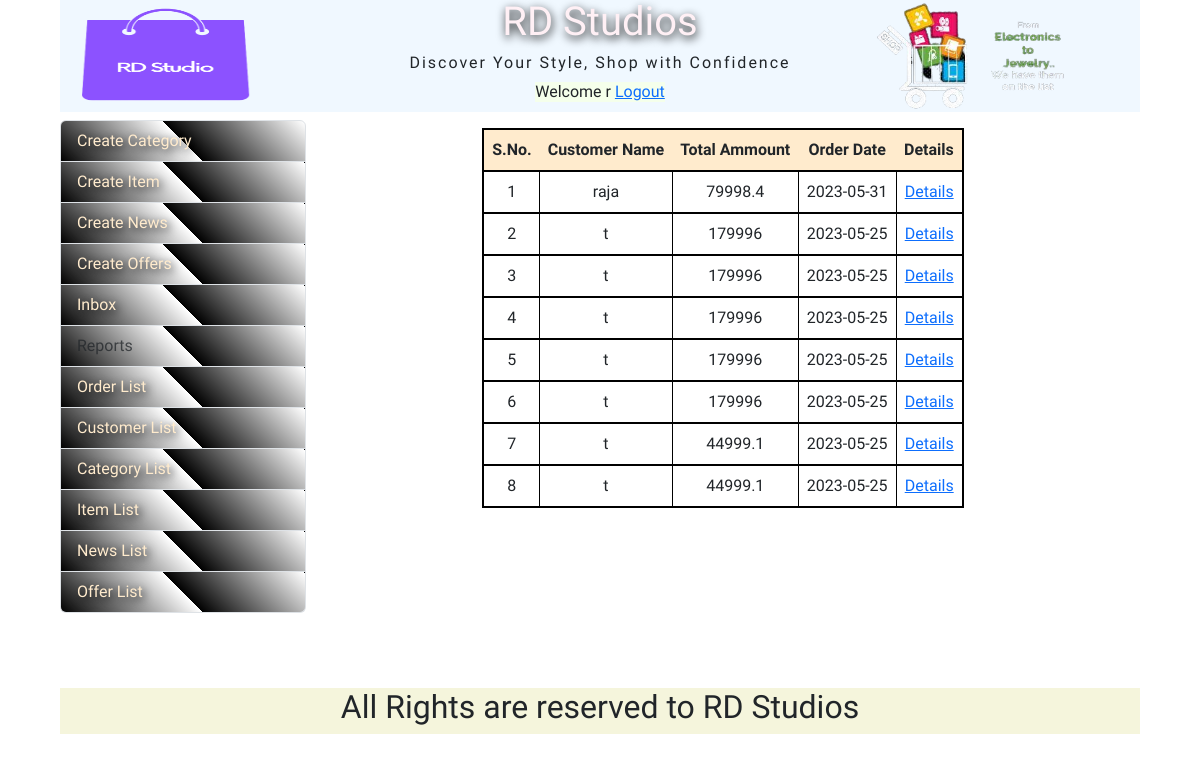
Page /orderDetails.php (signed in) on the committed database.
### tables this page shows
CREATE TABLE IF NOT EXISTS `order_main` (
  `order_id` int(11) NOT NULL AUTO_INCREMENT,
  `user_name` varchar(30) NOT NULL,
  `shipping_address` text NOT NULL,
  `total_amount` float NOT NULL,
  `order_date` date NOT NULL,
  `order_status` varchar(30) NOT NULL,
  `last_update_date` date NOT NULL,
  PRIMARY KEY (`order_id`)
);

### orderDetails.php (the view, shortened to what this page needs)
<?php
require_once("header.php");
?>
<div id="container">
<div id="adminArea" class="row">
<div id="leftAdminArea">
    <?php
     require_once("adminMenu.php");
    ?>
</div>
<div id="rightAdminArea">
    <?php
    require_once("dbconnect.php");
    $sql = "SELECT * FROM `order_main` ORDER BY `order_date`DESC ";
    $rsNews = mysqli_query($con, $sql) or die("Query Error -1");
    ?>
    <table id="displayCartInfoTable">
        <tr>
            <th>S.No.</th>
            <th>Customer Name</th>
            <th>Total Ammount</th>
            <th>Order Date</th>
            <th>Details</th>
        </tr>
        <?php
        $cnt = 0;
        while ($row = mysqli_fetch_array($rsNews)) {
            $id=$row['order_id'];
            $cnt++;
            echo("<tr>");
            echo("<td>$cnt</td>");
            echo("<td>{$row['user_name']}</td>");
            echo("<td>{$row['total_amount']}</td>");
            echo("<td>{$row['order_date']}</td>");
            echo("<td><a href='orderDetails.php?$id'>Details</a></td>");
            echo("</tr>");
        }
        ?>
    </table>
</div>
</div>
</div>
<?php
require_once("footer.php");
?>

### css/style.css (style rules this page uses)
* { margin: 0px; padding: 0px; }
body { font-family: 'Balthazar', serif; }
#container { margin: 0.5rem; width: 90vw; display: flex; flex-direction: column; min-height: 70vh; max-height: fit-content; }
#adminArea { width: 100%; }
#leftAdminArea { width: 25%; }
#rightAdminArea { width: 75%; }
#displayCartInfoTable { margin: 0.5rem auto; border: 2px solid black; }
#displayCartInfoTable tr { border: 2px solid black; }
#displayCartInfoTable td { border: 1px solid black; width: fit-content; padding: 0.5rem; text-align: center; }
#displayCartInfoTable th { text-align: center; background-color: blanchedalmond; padding: 0.5rem; }

### rows in the picture
order_main: user_name "raja", total_amount "79998.4", order_date "2023-05-31"
order_main: user_name "t", total_amount "179996", order_date "2023-05-25"
order_main: user_name "t", total_amount "179996", order_date "2023-05-25"
order_main: user_name "t", total_amount "179996", order_date "2023-05-25"
order_main: user_name "t", total_amount "179996", order_date "2023-05-25"
order_main: user_name "t", total_amount "179996", order_date "2023-05-25"
order_main: user_name "t", total_amount "44999.1", order_date "2023-05-25"
order_main: user_name "t", total_amount "44999.1", order_date "2023-05-25"

### other values in the picture
$username "r"
